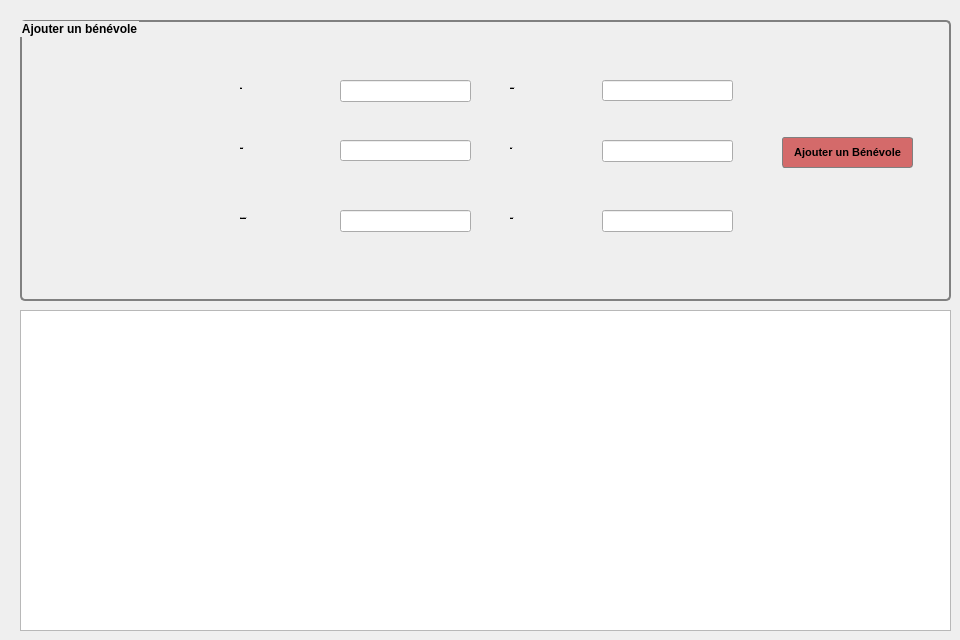
      <widget class="QWidget" name="Ajouter">
       <attribute name="title">
        <string>Ajouter</string>
       </attribute>
       <widget class="QGroupBox" name="groupBox_3">
        <property name="geometry">
         <rect>
          <x>20</x>
          <y>20</y>
          <width>931</width>
          <height>281</height>
         </rect>
        </property>
        <property name="font">
         <font>
          <weight>75</weight>
          <bold>true</bold>
         </font>
        </property>
        <property name="styleSheet">
         <string notr="true"> QGroupBox {
     background-color: qlineargradient(x1: 0, y1: 0, x2: 0, y2: 1,
                                       stop: 0 #E0E0E0, stop: 1 #FFFFFF);
     border: 2px solid gray;
     border-radius: 5px;
     margin-top: 1ex; /* leave space at the top for the title */
 }</string>
        </property>
        <property name="title">
         <string>Ajouter un bénévole</string>
        </property>
        <widget class="QLabel" name="label_49">
         <property name="geometry">
          <rect>
           <x>220</x>
           <y>60</y>
           <width>56</width>
           <height>16</height>
          </rect>
         </property>
         <property name="font">
          <font>
           <pointsize>-1</pointsize>
           <underline>true</underline>
          </font>
         </property>
         <property name="text">
          <string>Nom</string>
         </property>
        </widget>
        <widget class="QLabel" name="label_50">
         <property name="geometry">
          <rect>
           <x>220</x>
           <y>120</y>
           <width>56</width>
           <height>16</height>
          </rect>
         </property>
         <property name="font">
          <font>
           <pointsize>-1</pointsize>
           <underline>true</underline>
          </font>
         </property>
         <property name="text">
          <string>Prenom</string>
         </property>
        </widget>
        <widget class="QLabel" name="label_51">
         <property name="geometry">
          <rect>
           <x>220</x>
           <y>190</y>
           <width>91</width>
           <height>16</height>
          </rect>
         </property>
         <property name="font">
          <font>
           <pointsize>-1</pointsize>
           <underline>true</underline>
          </font>
         </property>
         <property name="text">
          <string>Date naissance</string>
         </property>
        </widget>
        <widget class="QLineEdit" name="nom">
         <property name="geometry">
          <rect>
           <x>320</x>
           <y>60</y>
           <width>131</width>
           <height>22</height>
          </rect>
         </property>
         <property name="styleSheet">
          <string notr="true">/* QLineEdit {
     border: 2px solid gray;
     border-radius: 10px;
     padding: 0 8px;
     background: #c2c2c2;
     selection-background-color: darkgray;
 }</string>
         </property>
        </widget>
        <widget class="QLineEdit" name="prenom">
         <property name="geometry">
          <rect>
           <x>320</x>
           <y>120</y>
           <width>131</width>
           <height>21</height>
          </rect>
         </property>
         <property name="styleSheet">
          <string notr="true">/* QLineEdit {
     border: 2px solid gray;
     border-radius: 10px;
     padding: 0 8px;
     background: #c2c2c2;
     selection-background-color: darkgray;
 }</string>
         </property>
        </widget>
        <widget class="QLineEdit" name="daten">
         <property name="geometry">
          <rect>
           <x>320</x>
           <y>190</y>
           <width>131</width>
           <height>22</height>
          </rect>
         </property>
         <property name="styleSheet">
          <string notr="true">/* QLineEdit {
     border: 2px solid gray;
     border-radius: 10px;
     padding: 0 8px;
     background: #c2c2c2;
     selection-background-color: darkgray;
 }</string>
         </property>
        </widget>
        <widget class="QLabel" name="label_52">
         <property name="geometry">
          <rect>
           <x>490</x>
           <y>60</y>
           <width>61</width>
           <height>16</height>
          </rect>
         </property>
         <property name="font">
          <font>
           <pointsize>-1</pointsize>
           <underline>true</underline>
          </font>
         </property>
         <property name="text">
          <string>Telephone</string>
         </property>
        </widget>
        <widget class="QLineEdit" name="tel">
         <property name="geometry">
          <rect>
           <x>582</x>
           <y>60</y>
           <width>131</width>
           <height>21</height>
          </rect>
         </property>
         <property name="styleSheet">
          <string notr="true">/* QLineEdit {
     border: 2px solid gray;
     border-radius: 10px;
     padding: 0 8px;
     background: #c2c2c2;
     selection-background-color: darkgray;
 }</string>
         </property>
        </widget>
        <widget class="QLabel" name="label_53">
         <property name="geometry">
          <rect>
           <x>490</x>
           <y>120</y>
           <width>56</width>
           <height>16</height>
          </rect>
         </property>
         <property name="font">
          <font>
           <pointsize>-1</pointsize>
           <underline>true</underline>
          </font>
         </property>
         <property name="text">
          <string>Email</string>
         </property>
        </widget>
        <widget class="QLabel" name="label_54">
         <property name="geometry">
          <rect>
           <x>490</x>
           <y>190</y>
           <width>56</width>
           <height>16</height>
          </rect>
         </property>
         <property name="font">
          <font>
           <pointsize>-1</pointsize>
           <underline>true</underline>
          </font>
         </property>
         <property name="text">
          <string>Adresse</string>
         </property>
        </widget>
        <widget class="QLineEdit" name="email">
         <property name="geometry">
          <rect>
           <x>582</x>
           <y>120</y>
           <width>131</width>
           <height>22</height>
          </rect>
         </property>
         <property name="styleSheet">
          <string notr="true">/* QLineEdit {
     border: 2px solid gray;
     border-radius: 10px;
     padding: 0 8px;
     background: #c2c2c2;
     selection-background-color: darkgray;
 }</string>
         </property>
        </widget>
        <widget class="QLineEdit" name="adresse">
         <property name="geometry">
          <rect>
           <x>582</x>
           <y>190</y>
           <width>131</width>
           <height>22</height>
          </rect>
         </property>
         <property name="styleSheet">
          <string notr="true">/* QLineEdit {
     border: 2px solid gray;
     border-radius: 10px;
     padding: 0 8px;
     background: #c2c2c2;
     selection-background-color: darkgray;
 }</string>
         </property>
        </widget>
        <widget class="QPushButton" name="pushButton_ajouter_2">
         <property name="geometry">
          <rect>
           <x>762</x>
           <y>117</y>
           <width>131</width>
           <height>31</height>
          </rect>
         </property>
         <property name="styleSheet">
          <string notr="true">QPushButton{
  background-color: #D46A6A;
     border-style: outset;
     border-width: 2px;
     border-radius: 3px;
border:1px solid grey;
     font: bold 11px;
     min-width: 5em;
     padding: 3px;



} QPushButton:pressed {
     background-color: qlineargradient(x1: 0, y1: 0, x2: 0, y2: 1,
                                       stop: 0 #dadbde, stop: 1 #f6f7fa);
 }</string>
         </property>
         <property name="text">
          <string>Ajouter un Bénévole</string>
         </property>
        </widget>
       </widget>
       <widget class="QTableView" name="tableView_3">
        <property name="geometry">
         <rect>
          <x>20</x>
          <y>310</y>
          <width>931</width>
          <height>321</height>
         </rect>
        </property>
       </widget>
      </widget>
